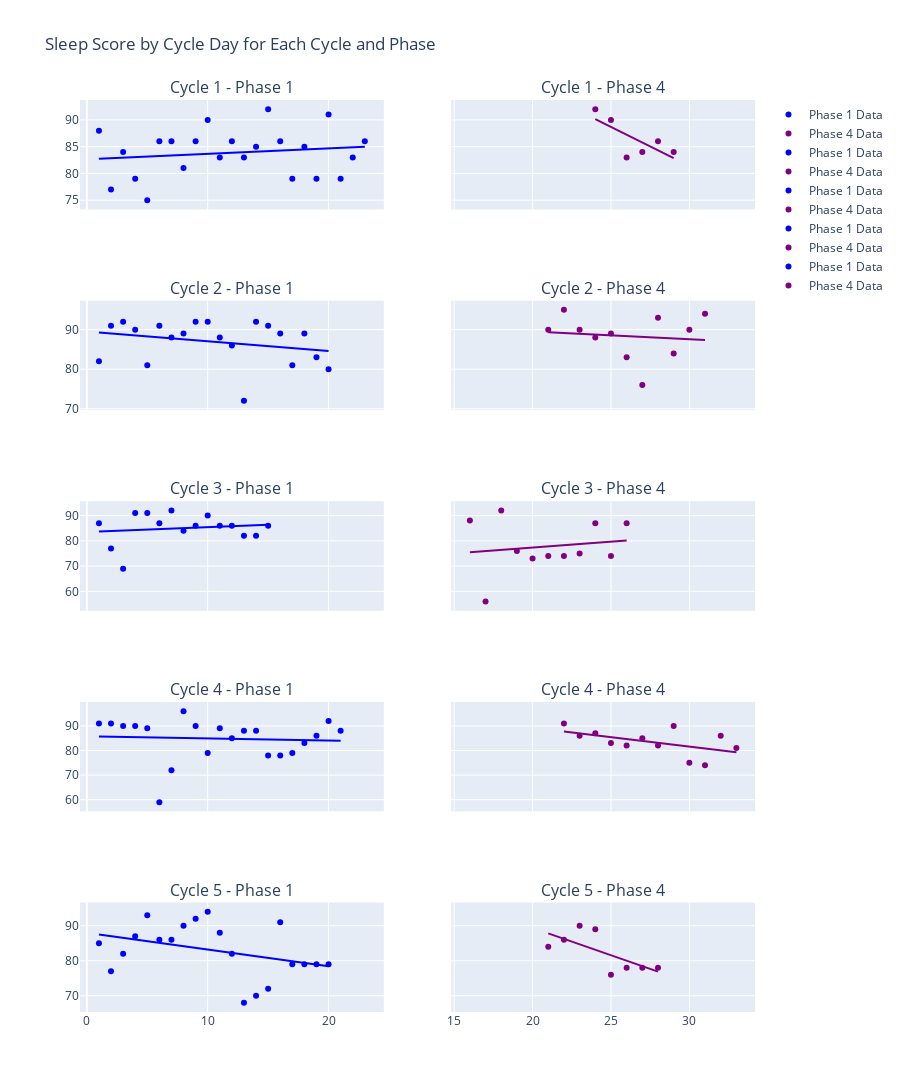

The notebook cell saved with this chart:
### Code cell
import pandas as pd
import plotly.graph_objects as go
import plotly.express as px
from plotly.subplots import make_subplots

# Load data from CSV
file_path = '/Data_Option2.csv'  # Replace with the path to your CSV file
df = pd.read_csv(file_path)

# Create a dictionary to store dataframes for each phase and cycle combination
dfs = {}

# Group by phase and cycle and store each group in the dictionary
for (phase, cycle), group_df in df.groupby(['phase', 'cycle']):
    # Extract relevant columns
    subset_df = group_df[['cycle_day', 'sleep_score', 'phase', 'cycle']]
    dfs[(phase, cycle)] = subset_df

# Define a color map for phases
phase_colors = {
    1: 'blue',
    2: 'green',
    3: 'red',
    4: 'purple'
    # Add more colors if there are more phases
}

# Create subplots for each cycle and phase combination
unique_cycles = df['cycle'].unique()
unique_phases = df['phase'].unique()
num_cycles = len(unique_cycles)
num_phases = len(unique_phases)
fig = make_subplots(rows=num_cycles, cols=num_phases, shared_xaxes=True, shared_yaxes=True,
                    subplot_titles=[f'Cycle {cycle} - Phase {phase}' for cycle in unique_cycles for phase in unique_phases])

# Plot data for each cycle and phase combination
for cycle_idx, cycle in enumerate(unique_cycles, start=1):
    for phase_idx, phase in enumerate(unique_phases, start=1):
        data = dfs.get((phase, cycle))
        if data is not None:
            scatter = go.Scatter(x=data['cycle_day'], y=data['sleep_score'], mode='markers', name=f'Phase {phase} Data', marker=dict(color=phase_colors[phase]))
            trendline = px.scatter(data, x='cycle_day', y='sleep_score', trendline="ols").data[1]
            trendline['line']['color'] = phase_colors[phase]
            fig.add_trace(scatter, row=cycle_idx, col=phase_idx)
            fig.add_trace(trendline, row=cycle_idx, col=phase_idx)

# Update layout and show the plot
fig.update_layout(title='Sleep Score by Cycle Day for Each Cycle and Phase', height=300*num_cycles)
fig.show()

### Figure 1 — Plotly figure (JSON) as saved in the notebook; plotly's stock layout.template omitted (floating-point values rounded to 4 significant figures)
{"data": [{"marker": {"color": "blue"}, "mode": "markers", "name": "Phase 1 Data", "type": "scatter", "x": [1, 2, 3, 4, 5, 6, 7, 8, 9, 10, 11, 12, 13, 14, 15, 16, 17, 18, 19, 20, 21, 22, 23], "xaxis": "x", "y": [88, 77, 84, 79, 75, 86, 86, 81, 86, 90, 83, 86, 83, 85, 92, 86, 79, 85, 79, 91, 79, 83, 86], "yaxis": "y"}, {"hovertemplate": "<b>OLS trendline</b><br>sleep_score = 0.102767 * cycle_day + 82.6364<br>R<sup>2</sup>=0.024705<br><br>cycle_day=%{x}<br>sleep_score=%{y} <b>(trend)</b><extra></extra>", "legendgroup": "", "line": {"color": "blue"}, "marker": {"color": "#636efa", "symbol": "circle"}, "mode": "lines", "name": "", "showlegend": false, "type": "scatter", "x": [1, 2, 3, 4, 5, 6, 7, 8, 9, 10, 11, 12, 13, 14, 15, 16, 17, 18, 19, 20, 21, 22, 23], "xaxis": "x", "y": [82.74, 82.84, 82.94, 83.05, 83.15, 83.25, 83.36, 83.46, 83.56, 83.66, 83.77, 83.87, 83.97, 84.08, 84.18, 84.28, 84.38, 84.49, 84.59, 84.69, 84.79, 84.9, 85.0], "yaxis": "y"}, {"marker": {"color": "purple"}, "mode": "markers", "name": "Phase 4 Data", "type": "scatter", "x": [24, 25, 26, 27, 28, 29], "xaxis": "x2", "y": [92, 90, 83, 84, 86, 84], "yaxis": "y2"}, {"hovertemplate": "<b>OLS trendline</b><br>sleep_score = -1.45714 * cycle_day + 125.114<br>R<sup>2</sup>=0.550476<br><br>cycle_day=%{x}<br>sleep_score=%{y} <b>(trend)</b><extra></extra>", "legendgroup": "", "line": {"color": "purple"}, "marker": {"color": "#636efa", "symbol": "circle"}, "mode": "lines", "name": "", "showlegend": false, "type": "scatter", "x": [24, 25, 26, 27, 28, 29], "xaxis": "x2", "y": [90.14, 88.69, 87.23, 85.77, 84.31, 82.86], "yaxis": "y2"}, {"marker": {"color": "blue"}, "mode": "markers", "name": "Phase 1 Data", "type": "scatter", "x": [1, 2, 3, 4, 5, 6, 7, 8, 9, 10, 11, 12, 13, 14, 15, 16, 17, 18, 19, 20], "xaxis": "x3", "y": [82, 91, 92, 90, 81, 91, 88, 89, 92, 92, 88, 86, 72, 92, 91, 89, 81, 89, 83, 80], "yaxis": "y3"}, {"hovertemplate": "<b>OLS trendline</b><br>sleep_score = -0.245865 * cycle_day + 89.5316<br>R<sup>2</sup>=0.071919<br><br>cycle_day=%{x}<br>sleep_score=%{y} <b>(trend)</b><extra></extra>", "legendgroup": "", "line": {"color": "blue"}, "marker": {"color": "#636efa", "symbol": "circle"}, "mode": "lines", "name": "", "showlegend": false, "type": "scatter", "x": [1, 2, 3, 4, 5, 6, 7, 8, 9, 10, 11, 12, 13, 14, 15, 16, 17, 18, 19, 20], "xaxis": "x3", "y": [89.29, 89.04, 88.79, 88.55, 88.3, 88.06, 87.81, 87.56, 87.32, 87.07, 86.83, 86.58, 86.34, 86.09, 85.84, 85.6, 85.35, 85.11, 84.86, 84.61], "yaxis": "y3"}, {"marker": {"color": "purple"}, "mode": "markers", "name": "Phase 4 Data", "type": "scatter", "x": [21, 22, 23, 24, 25, 26, 27, 28, 29, 30, 31], "xaxis": "x4", "y": [90, 95, 90, 88, 89, 83, 76, 93, 84, 90, 94], "yaxis": "y4"}, {"hovertemplate": "<b>OLS trendline</b><br>sleep_score = -0.190909 * cycle_day + 93.3273<br>R<sup>2</sup>=0.013078<br><br>cycle_day=%{x}<br>sleep_score=%{y} <b>(trend)</b><extra></extra>", "legendgroup": "", "line": {"color": "purple"}, "marker": {"color": "#636efa", "symbol": "circle"}, "mode": "lines", "name": "", "showlegend": false, "type": "scatter", "x": [21, 22, 23, 24, 25, 26, 27, 28, 29, 30, 31], "xaxis": "x4", "y": [89.32, 89.13, 88.94, 88.75, 88.55, 88.36, 88.17, 87.98, 87.79, 87.6, 87.41], "yaxis": "y4"}, {"marker": {"color": "blue"}, "mode": "markers", "name": "Phase 1 Data", "type": "scatter", "x": [1, 2, 3, 4, 5, 6, 7, 8, 9, 10, 11, 12, 13, 14, 15], "xaxis": "x5", "y": [87, 77, 69, 91, 91, 87, 92, 84, 86, 90, 86, 86, 82, 82, 86], "yaxis": "y5"}, {"hovertemplate": "<b>OLS trendline</b><br>sleep_score = 0.189286 * cycle_day + 83.5524<br>R<sup>2</sup>=0.020188<br><br>cycle_day=%{x}<br>sleep_score=%{y} <b>(trend)</b><extra></extra>", "legendgroup": "", "line": {"color": "blue"}, "marker": {"color": "#636efa", "symbol": "circle"}, "mode": "lines", "name": "", "showlegend": false, "type": "scatter", "x": [1, 2, 3, 4, 5, 6, 7, 8, 9, 10, 11, 12, 13, 14, 15], "xaxis": "x5", "y": [83.74, 83.93, 84.12, 84.31, 84.5, 84.69, 84.88, 85.07, 85.26, 85.45, 85.63, 85.82, 86.01, 86.2, 86.39], "yaxis": "y5"}, {"marker": {"color": "purple"}, "mode": "markers", "name": "Phase 4 Data", "type": "scatter", "x": [16, 17, 18, 19, 20, 21, 22, 23, 24, 25, 26], "xaxis": "x6", "y": [88, 56, 92, 76, 73, 74, 74, 75, 87, 74, 87], "yaxis": "y6"}, {"hovertemplate": "<b>OLS trendline</b><br>sleep_score = 0.463636 * cycle_day + 68.0818<br>R<sup>2</sup>=0.023010<br><br>cycle_day=%{x}<br>sleep_score=%{y} <b>(trend)</b><extra></extra>", "legendgroup": "", "line": {"color": "purple"}, "marker": {"color": "#636efa", "symbol": "circle"}, "mode": "lines", "name": "", "showlegend": false, "type": "scatter", "x": [16, 17, 18, 19, 20, 21, 22, 23, 24, 25, 26], "xaxis": "x6", "y": [75.5, 75.96, 76.43, 76.89, 77.35, 77.82, 78.28, 78.75, 79.21, 79.67, 80.14], "yaxis": "y6"}, {"marker": {"color": "blue"}, "mode": "markers", "name": "Phase 1 Data", "type": "scatter", "x": [1, 2, 3, 4, 5, 6, 7, 8, 9, 10, 11, 12, 13, 14, 15, 16, 17, 18, 19, 20, 21], "xaxis": "x7", "y": [91, 91, 90, 90, 89, 59, 72, 96, 90, 79, 89, 85, 88, 88, 78, 78, 79, 83, 86, 92, 88], "yaxis": "y7"}, {"hovertemplate": "<b>OLS trendline</b><br>sleep_score = -0.0844156 * cycle_day + 85.7381<br>R<sup>2</sup>=0.003933<br><br>cycle_day=%{x}<br>sleep_score=%{y} <b>(trend)</b><extra></extra>", "legendgroup": "", "line": {"color": "blue"}, "marker": {"color": "#636efa", "symbol": "circle"}, "mode": "lines", "name": "", "showlegend": false, "type": "scatter", "x": [1, 2, 3, 4, 5, 6, 7, 8, 9, 10, 11, 12, 13, 14, 15, 16, 17, 18, 19, 20, 21], "xaxis": "x7", "y": [85.65, 85.57, 85.48, 85.4, 85.32, 85.23, 85.15, 85.06, 84.98, 84.89, 84.81, 84.73, 84.64, 84.56, 84.47, 84.39, 84.3, 84.22, 84.13, 84.05, 83.97], "yaxis": "y7"}, {"marker": {"color": "purple"}, "mode": "markers", "name": "Phase 4 Data", "type": "scatter", "x": [22, 23, 24, 25, 26, 27, 28, 29, 30, 31, 32, 33], "xaxis": "x8", "y": [91, 86, 87, 83, 82, 85, 82, 90, 75, 74, 86, 81], "yaxis": "y8"}, {"hovertemplate": "<b>OLS trendline</b><br>sleep_score = -0.769231 * cycle_day + 104.654<br>R<sup>2</sup>=0.282995<br><br>cycle_day=%{x}<br>sleep_score=%{y} <b>(trend)</b><extra></extra>", "legendgroup": "", "line": {"color": "purple"}, "marker": {"color": "#636efa", "symbol": "circle"}, "mode": "lines", "name": "", "showlegend": false, "type": "scatter", "x": [22, 23, 24, 25, 26, 27, 28, 29, 30, 31, 32, 33], "xaxis": "x8", "y": [87.73, 86.96, 86.19, 85.42, 84.65, 83.88, 83.12, 82.35, 81.58, 80.81, 80.04, 79.27], "yaxis": "y8"}, {"marker": {"color": "blue"}, "mode": "markers", "name": "Phase 1 Data", "type": "scatter", "x": [1, 2, 3, 4, 5, 6, 7, 8, 9, 10, 11, 12, 13, 14, 15, 16, 17, 18, 19, 20], "xaxis": "x9", "y": [85, 77, 82, 87, 93, 86, 86, 90, 92, 94, 88, 82, 68, 70, 72, 91, 79, 79, 79, 79], "yaxis": "y9"}, {"hovertemplate": "<b>OLS trendline</b><br>sleep_score = -0.477444 * cycle_day + 87.9632<br>R<sup>2</sup>=0.138443<br><br>cycle_day=%{x}<br>sleep_score=%{y} <b>(trend)</b><extra></extra>", "legendgroup": "", "line": {"color": "blue"}, "marker": {"color": "#636efa", "symbol": "circle"}, "mode": "lines", "name": "", "showlegend": false, "type": "scatter", "x": [1, 2, 3, 4, 5, 6, 7, 8, 9, 10, 11, 12, 13, 14, 15, 16, 17, 18, 19, 20], "xaxis": "x9", "y": [87.49, 87.01, 86.53, 86.05, 85.58, 85.1, 84.62, 84.14, 83.67, 83.19, 82.71, 82.23, 81.76, 81.28, 80.8, 80.32, 79.85, 79.37, 78.89, 78.41], "yaxis": "y9"}, {"marker": {"color": "purple"}, "mode": "markers", "name": "Phase 4 Data", "type": "scatter", "x": [21, 22, 23, 24, 25, 26, 27, 28], "xaxis": "x10", "y": [84, 86, 90, 89, 76, 78, 78, 78], "yaxis": "y10"}, {"hovertemplate": "<b>OLS trendline</b><br>sleep_score = -1.55952 * cycle_day + 120.583<br>R<sup>2</sup>=0.473185<br><br>cycle_day=%{x}<br>sleep_score=%{y} <b>(trend)</b><extra></extra>", "legendgroup": "", "line": {"color": "purple"}, "marker": {"color": "#636efa", "symbol": "circle"}, "mode": "lines", "name": "", "showlegend": false, "type": "scatter", "x": [21, 22, 23, 24, 25, 26, 27, 28], "xaxis": "x10", "y": [87.83, 86.27, 84.71, 83.15, 81.6, 80.04, 78.48, 76.92], "yaxis": "y10"}], "layout": {"annotations": [{"font": {"size": 16}, "showarrow": false, "text": "Cycle 1 - Phase 1", "x": 0.225, "xanchor": "center", "xref": "paper", "y": 1, "yanchor": "bottom", "yref": "paper"}, {"font": {"size": 16}, "showarrow": false, "text": "Cycle 1 - Phase 4", "x": 0.775, "xanchor": "center", "xref": "paper", "y": 1, "yanchor": "bottom", "yref": "paper"}, {"font": {"size": 16}, "showarrow": false, "text": "Cycle 2 - Phase 1", "x": 0.225, "xanchor": "center", "xref": "paper", "y": 0.78, "yanchor": "bottom", "yref": "paper"}, {"font": {"size": 16}, "showarrow": false, "text": "Cycle 2 - Phase 4", "x": 0.775, "xanchor": "center", "xref": "paper", "y": 0.78, "yanchor": "bottom", "yref": "paper"}, {"font": {"size": 16}, "showarrow": false, "text": "Cycle 3 - Phase 1", "x": 0.225, "xanchor": "center", "xref": "paper", "y": 0.56, "yanchor": "bottom", "yref": "paper"}, {"font": {"size": 16}, "showarrow": false, "text": "Cycle 3 - Phase 4", "x": 0.775, "xanchor": "center", "xref": "paper", "y": 0.56, "yanchor": "bottom", "yref": "paper"}, {"font": {"size": 16}, "showarrow": false, "text": "Cycle 4 - Phase 1", "x": 0.225, "xanchor": "center", "xref": "paper", "y": 0.34, "yanchor": "bottom", "yref": "paper"}, {"font": {"size": 16}, "showarrow": false, "text": "Cycle 4 - Phase 4", "x": 0.775, "xanchor": "center", "xref": "paper", "y": 0.34, "yanchor": "bottom", "yref": "paper"}, {"font": {"size": 16}, "showarrow": false, "text": "Cycle 5 - Phase 1", "x": 0.225, "xanchor": "center", "xref": "paper", "y": 0.12, "yanchor": "bottom", "yref": "paper"}, {"font": {"size": 16}, "showarrow": false, "text": "Cycle 5 - Phase 4", "x": 0.775, "xanchor": "center", "xref": "paper", "y": 0.12, "yanchor": "bottom", "yref": "paper"}], "height": 1500, "title": {"text": "Sleep Score by Cycle Day for Each Cycle and Phase"}, "xaxis": {"anchor": "y", "domain": [0, 0.45], "matches": "x9", "showticklabels": false}, "xaxis10": {"anchor": "y10", "domain": [0.55, 1]}, "xaxis2": {"anchor": "y2", "domain": [0.55, 1], "matches": "x10", "showticklabels": false}, "xaxis3": {"anchor": "y3", "domain": [0, 0.45], "matches": "x9", "showticklabels": false}, "xaxis4": {"anchor": "y4", "domain": [0.55, 1], "matches": "x10", "showticklabels": false}, "xaxis5": {"anchor": "y5", "domain": [0, 0.45], "matches": "x9", "showticklabels": false}, "xaxis6": {"anchor": "y6", "domain": [0.55, 1], "matches": "x10", "showticklabels": false}, "xaxis7": {"anchor": "y7", "domain": [0, 0.45], "matches": "x9", "showticklabels": false}, "xaxis8": {"anchor": "y8", "domain": [0.55, 1], "matches": "x10", "showticklabels": false}, "xaxis9": {"anchor": "y9", "domain": [0, 0.45]}, "yaxis": {"anchor": "x", "domain": [0.88, 1]}, "yaxis10": {"anchor": "x10", "domain": [0, 0.12], "matches": "y9", "showticklabels": false}, "yaxis2": {"anchor": "x2", "domain": [0.88, 1], "matches": "y", "showticklabels": false}, "yaxis3": {"anchor": "x3", "domain": [0.66, 0.78]}, "yaxis4": {"anchor": "x4", "domain": [0.66, 0.78], "matches": "y3", "showticklabels": false}, "yaxis5": {"anchor": "x5", "domain": [0.44, 0.56]}, "yaxis6": {"anchor": "x6", "domain": [0.44, 0.56], "matches": "y5", "showticklabels": false}, "yaxis7": {"anchor": "x7", "domain": [0.22, 0.34]}, "yaxis8": {"anchor": "x8", "domain": [0.22, 0.34], "matches": "y7", "showticklabels": false}, "yaxis9": {"anchor": "x9", "domain": [0, 0.12]}}}
